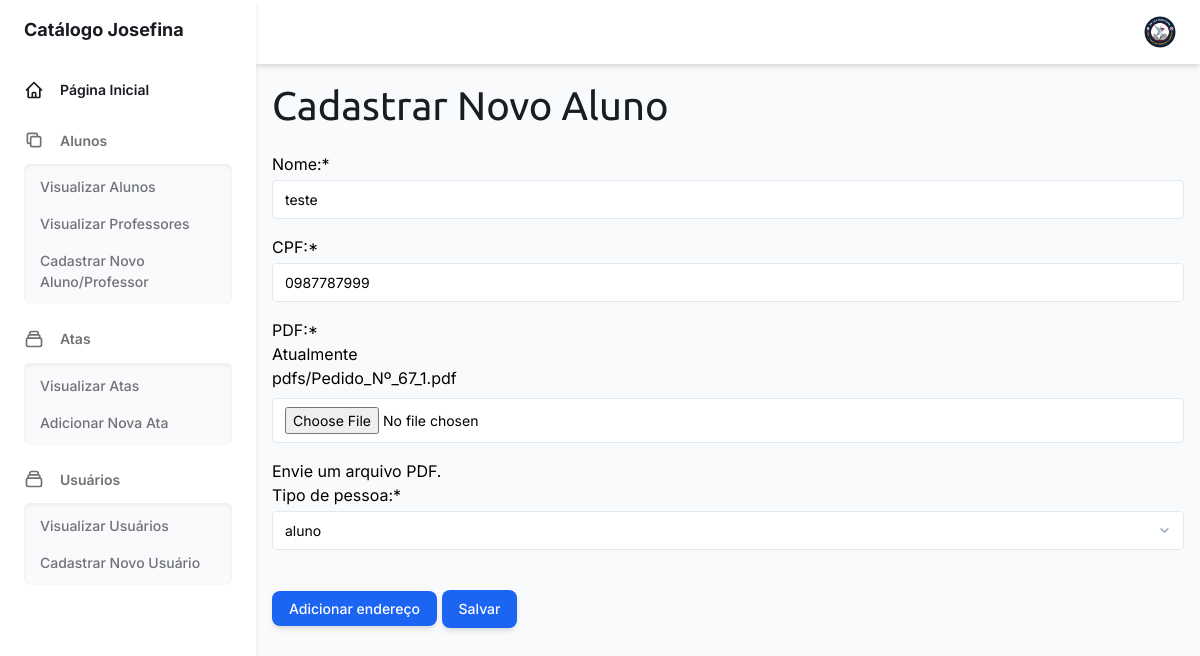
Screenshot of /edit/12/ (signed in) with the database file from the repository.
### pessoa/models.py (models this page shows, shortened)
class Pessoa(models.Model):
    TIPOS_PESSOAS_DICT = {
        "ALUNO": "aluno",
        "PROFESSOR": "professor",
    }
    TIPOS_PESSOAS = [
        ("ALUNO", "aluno"),
        ("PROFESSOR", "professor"),
    ]
    nome = models.CharField(max_length=100)
    cpf = models.CharField(max_length=11, unique=True)
    pdf = models.FileField(upload_to='pdfs/')
    tipo_pessoa = models.CharField("tipo de pessoa",max_length=10, choices= TIPOS_PESSOAS, default= "ALUNO" )
    endereco = models.ForeignKey(Endereco, on_delete=models.CASCADE, related_name='pessoas', blank=True, null=True, default=None)

### pessoa/views.py (the view)
# urls.py: path("edit/<int:pessoa_id>/", views.edit, name="refresh"),
@has_group("SECRETARIO")
def edit(request, pessoa_id):
    pessoa = Pessoa.objects.get(pk=pessoa_id)
    if request.method == "POST":
        form = PessoaForm(request.POST, instance=pessoa)
        if form.is_valid():
            form.save()
            return HttpResponseRedirect('/pessoa/')
    else:
        form = PessoaForm(instance=pessoa)
    return render(request, 'pessoa/edit.html', {'form': form, "pessoa": pessoa})

### templates/pessoa/edit.html (shortened to what this page needs)
{% load static %}
{% load crispy_forms_tags %}
{% block content %}
<!DOCTYPE html>
<html lang="pt-br">
<head>
  <link rel="stylesheet" href="{% static '/static/css/tailwind.output.css' %}" />
  <link rel="stylesheet" href="https://cdnjs.cloudflare.com/ajax/libs/Chart.js/2.9.3/Chart.min.css" />
</head>
<body>
  {% include '_base.html' %}
  <div class="w-full p-4">
    <div class="card-login">
      <h1 class="title-large text-gray-800 dark:text-gray-200 mb-4"
        style="font-size: 2.5rem; margin-top: -4px; font-family: 'Ubuntu', sans-serif;">
        Cadastrar Novo Aluno
      </h1>
      <form action="/add/" method="post" enctype="multipart/form-data">
        {{ form|crispy }}
        <br>
        {% if pessoa.endereco %}
          <a class="shadow-md px-4 py-2 text-sm font-medium leading-5 text-white transition-colors duration-150 bg-blue-600 border border-transparent rounded-lg active:bg-blue-600 hover:bg-blue-700 focus:outline-none focus:shadow-outline-blue" href="{% url "edit_endereco" pessoa.id %}">Editar endereço</a>
        {% else %}
          <a class="shadow-md px-4 py-2 text-sm font-medium leading-5 text-white transition-colors duration-150 bg-blue-600 border border-transparent rounded-lg active:bg-blue-600 hover:bg-blue-700 focus:outline-none focus:shadow-outline-blue" href="{% url "create_endereco" pessoa.id %}">Adicionar endereço</a>
        {% endif %}
        <input class="shadow-md px-4 py-2 text-sm font-medium leading-5 text-white transition-colors duration-150 bg-blue-600 border border-transparent rounded-lg active:bg-blue-600 hover:bg-blue-700 focus:outline-none focus:shadow-outline-blue" type="submit" value="Salvar">
      </form>
    </div>
  </div>
</body>
</html>
{% endblock %}

### rows the page displays
Pessoa: nome "teste", cpf "0987787999", tipo_pessoa "aluno"
